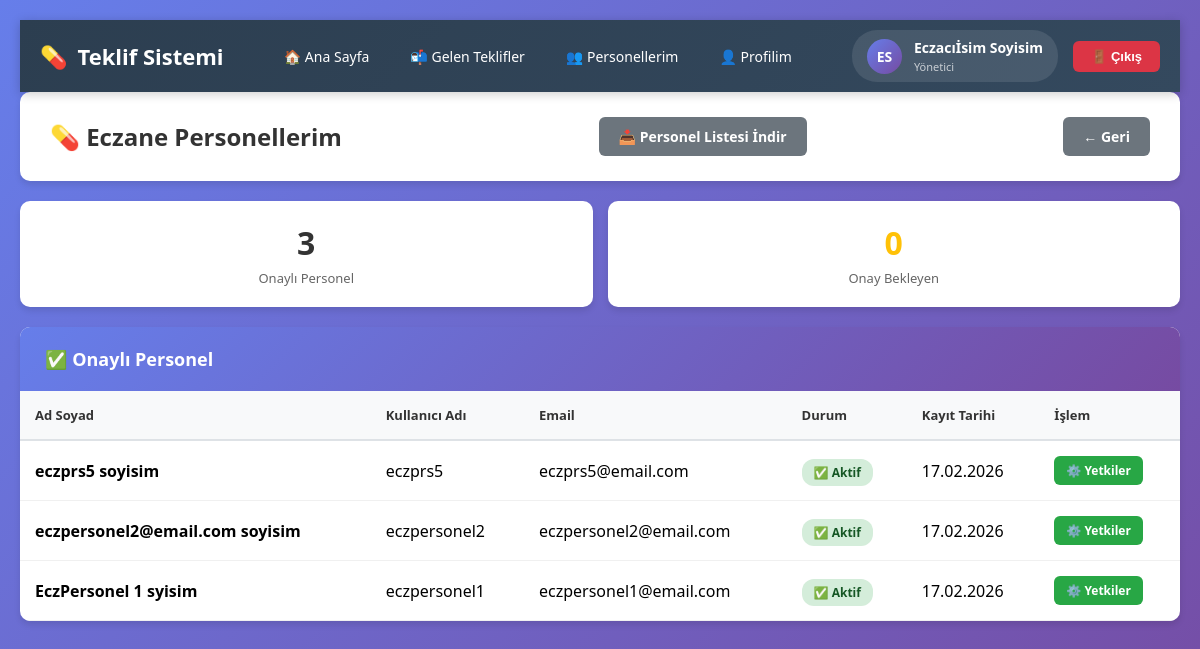
Screenshot of /accounts/pharmacist/staff/ (signed in) with the database file from the repository.
### accounts/models.py (models this page shows, shortened)
class User(AbstractUser):
    ROLE_CHOICES = (
        ("eczane", "Eczane"),
        ("firma", "Firma"),
    )
    role = models.CharField(
        max_length=10,
        choices=ROLE_CHOICES,
        default="firma",
    )
    is_approved = models.BooleanField(default=False)
    must_change_password = models.BooleanField(default=True)
    approved_by = models.ForeignKey(
        'self',
        on_delete=models.SET_NULL,
        null=True,
        blank=True,
        related_name='approved_users',
        verbose_name="Onaylayan",
        help_text="Bu kullanıcıyı kim onayladı?"
    )
    is_active_user = models.BooleanField(
        default=True,
        verbose_name="Aktif mi?",
        help_text="Pasif kullanıcılar sisteme giremez"
    )
    invitation_token = models.CharField(
        max_length=100,
        blank=True,
        null=True,
        unique=True,
        verbose_name="Davetiye Token",
        help_text="Personel kaydı için özel token"
    )
    invitation_expires = models.DateTimeField(
        null=True,
        blank=True,
        verbose_name="Davetiye Geçerlilik",
        help_text="Davetiye linkinin son kullanma tarihi"
    )
    invited_by = models.ForeignKey(
        'self',
        on_delete=models.SET_NULL,
        null=True,
        blank=True,
        related_name='invited_users',
        verbose_name="Davet Eden",
        help_text="Bu personeli kim davet etti?"
    )
    company_name = models.CharField(
        max_length=255,
        blank=True,
        null=True,
        verbose_name="Firma Tam Ünvanı"
    )
    company_tax_number = models.CharField(
        max_length=50,
        blank=True,
        null=True,
        verbose_name="Vergi No"
    )
    company_tax_office = models.CharField(
        max_length=255,
        blank=True,
        null=True,
        verbose_name="Vergi Dairesi"
    )
    company_address = models.TextField(
        blank=True,
        null=True,
        verbose_name="Firma Adresi"
    )
    company_phone = models.CharField(
        max_length=20,
        blank=True,
        null=True,
        verbose_name="Sabit Telefon"
    )
    company_mobile = models.CharField(
        max_length=20,
        blank=True,
        null=True,
        verbose_name="Mobil Telefon"
    )
    company_responsible_person = models.CharField(
        max_length=255,
        blank=True,
        null=True,
        verbose_name="Yetkili Kişi"
    )
    company_responsible_email = models.EmailField(
        blank=True,
        null=True,
        verbose_name="Yetkili Email"
    )
    pharmacy_name = models.CharField(
        max_length=255,
        blank=True,
        null=True,
        verbose_name="Eczane Adı"
    )
    pharmacist_name = models.CharField(
        max_length=255,
        blank=True,
        null=True,
        verbose_name="Eczacı Adı Soyadı"
    )
    pharmacy_tax_number = models.CharField(
        max_length=50,
        blank=True,
        null=True,
        verbose_name="Vergi No"
    )
    pharmacy_tax_office = models.CharField(
        max_length=255,
        blank=True,
        null=True,
        verbose_name="Vergi Dairesi"
    )
    pharmacy_address = models.TextField(
        blank=True,
        null=True,
        verbose_name="Eczane Adresi"
    )
    pharmacy_phone = models.CharField(
        max_length=20,
        blank=True,
        null=True,
        verbose_name="Sabit Telefon"
    )
    pharmacy_mobile = models.CharField(
        max_length=20,
        blank=True,
        null=True,
        verbose_name="Mobil Telefon"
    )
    pharmacy_license_number = models.CharField(
        max_length=50,
        blank=True,
        null=True,
        verbose_name="Ruhsat No"
    )
    pharmacy_email = models.EmailField(
        blank=True,
        null=True,
        verbose_name="Eczane Email",
        help_text="Personel bu email ile kayıt olabilir"
    )
    is_manager = models.BooleanField(
        default=False,
        verbose_name="Yönetici mi?",
        help_text="Firma için: Firma Yöneticisi | Eczane için: Eczacı"
    )
    can_create_offer = models.BooleanField(default=True, verbose_name="Teklif oluşturabilir")
    can_revise_offer = models.BooleanField(default=False,verbose_name="Teklif Revize Edebilir")
    can_edit_own_offer = models.BooleanField(default=True, verbose_name="Kendi tekliflerini düzenleyebilir")
    can_edit_all_offers = models.BooleanField(default=False, verbose_name="Tüm teklifleri düzenleyebilir")
    can_delete_own_offer = models.BooleanField(default=True, verbose_name="Kendi tekliflerini silebilir")
    can_delete_all_offers = models.BooleanField(default=False, verbose_name="Tüm teklifleri silebilir")
    can_send_offer = models.BooleanField(default=True, verbose_name="Teklif gönderebilir")
    can_view_all_offers = models.BooleanField(default=False, verbose_name="Tüm teklifleri görebilir")
    can_approve_high_value_offers = models.BooleanField(default=False, verbose_name="50K+ teklifleri onaylayabilir")
    can_invite_staff = models.BooleanField(default=False, verbose_name="Personel davet edebilir")
    can_manage_staff_permissions = models.BooleanField(default=False, verbose_name="Personel yetkilerini düzenleyebilir")
    can_activate_deactivate_staff = models.BooleanField(default=False, verbose_name="Personeli aktif/pasif yapabilir")
    can_promote_to_manager = models.BooleanField(default=False, verbose_name="Personeli yönetici yapabilir")
    can_view_reports = models.BooleanField(default=False, verbose_name="Raporları görebilir")
    can_view_financial_data = models.BooleanField(default=False, verbose_name="Finansal verileri görebilir")
    can_export_data = models.BooleanField(default=False, verbose_name="Veri dışa aktarabilir")
    can_approve_pharmacy_offers = models.BooleanField(default=True, verbose_name="Teklif onaylayabilir")
    can_reject_pharmacy_offers = models.BooleanField(default=True, verbose_name="Teklif reddedebilir")
    can_approve_high_value_pharmacy_offers = models.BooleanField(default=False, verbose_name="50K+ teklifleri onaylayabilir")
    can_update_product_prices = models.BooleanField(default=False, verbose_name="Ürün Fiyatlarını Güncelleyebilir")
    can_manage_products = models.BooleanField(
        default=False,
        verbose_name="Ürün Yönetebilir (Ekle/Düzenle)"
    )
    can_apply_discount = models.BooleanField(default=True, verbose_name="İskonto uygulayabilir")
    can_apply_high_discount = models.BooleanField(default=False, verbose_name="%20+ iskonto uygulayabilir")
    can_enter_invoice = models.BooleanField(default=True, verbose_name="Fatura bilgisi girebilir")
    can_approve_invoice_revision = models.BooleanField(default=False, verbose_name="Fatura revize onaylayabilir")
    can_edit_invoice = models.BooleanField(default=False, verbose_name="Fatura düzenleyebilir")
    can_approve_pharmacy_staff = models.BooleanField(default=False, verbose_name="Personel onaylayabilir")
    can_manage_pharmacy_staff = models.BooleanField(default=False, verbose_name="Personel yönetebilir")
    kvkk_accepted = models.BooleanField(
    default=False,
    verbose_name="KVKK Onayı"
    )
    kvkk_accepted_at = models.DateTimeField(
    null=True,
    blank=True,
    verbose_name="KVKK Onay Tarihi"
    )
    manager = models.ForeignKey(
        'self',
        on_delete=models.SET_NULL,
        null=True,
        blank=True,
        related_name='team_members',
        verbose_name="Bağlı Olduğu Yönetici",
        help_text="Bu personelin bağlı olduğu yönetici"
    )

### accounts/views.py (the view)
# urls.py: path("pharmacist/staff/", views.pharmacist_staff_list, name="pharmacist_staff_list"),
@login_required
def pharmacist_staff_list(request):
    staff = User.objects.filter(
        manager=request.user,
        role='eczane'
    ).order_by('-date_joined')
    pending_staff = staff.filter(is_approved=False)
    approved_staff = staff.filter(is_approved=True)
    return render(request, "accounts/pharmacist_staff_list.html", {
        "pending_staff": pending_staff,
        "approved_staff": approved_staff
    })

### accounts/templates/accounts/pharmacist_staff_list.html (shortened to what this page needs)
<!DOCTYPE html>
<html lang="tr">
<head>
</head>
<body>
    {% include 'includes/navbar.html' %}
    <div class="container">
        <div class="header">
            <h1>💊 Eczane Personellerim</h1>
            <a href="{% url 'export_staff_excel' %}" class="btn btn-secondary">📥 Personel Listesi İndir</a>
            <a href="{% url 'pharmacy_inbox' %}" class="btn btn-secondary">← Geri</a>
        </div>
        <div class="stats-grid">
            <div class="stat-card">
                <div class="stat-number">{{ approved_staff.count }}</div>
                <div class="stat-label">Onaylı Personel</div>
            </div>
            <div class="stat-card">
                <div class="stat-number" style="color:#ffc107;">{{ pending_staff.count }}</div>
                <div class="stat-label">Onay Bekleyen</div>
            </div>
        </div>
        <div class="section">
            <div class="section-header">✅ Onaylı Personel</div>
            {% if approved_staff %}
            <table class="table">
                <thead>
                    <tr>
                        <th>Ad Soyad</th>
                        <th>Kullanıcı Adı</th>
                        <th>Email</th>
                        <th>Durum</th>
                        <th>Kayıt Tarihi</th>
                        <th>İşlem</th>
                    </tr>
                </thead>
                <tbody>
                    {% for staff in approved_staff %}
                    <tr>
                        <td><strong>{{ staff.get_full_name }}</strong></td>
                        <td>{{ staff.username }}</td>
                        <td>{{ staff.email }}</td>
                        <td>
                            {% if staff.is_active_user %}
                                <span class="badge badge-success">✅ Aktif</span>
                            {% else %}
                                <span class="badge badge-warning">⏸️ Pasif</span>
                            {% endif %}
                        </td>
                        <td>{{ staff.date_joined|date:"d.m.Y" }}</td>
                        <td>
                            <a href="{% url 'edit_staff_permissions' staff.id %}" class="btn-approve" style="text-decoration:none; display:inline-block;">
                                ⚙️ Yetkiler
                            </a>
                        </td>
                    </tr>
                    {% endfor %}
                </tbody>
            </table>
            {% else %}
            <div class="empty-state">
                <div class="empty-icon">👥</div>
                <h3>Henüz onaylı personel yok</h3>
                <p>Onay bekleyen personelleri yukarıdan onaylayabilirsiniz.</p>
            </div>
            {% endif %}
        </div>
    </div>
</body>
</html>

### templates/includes/navbar.html (shortened to what this page needs)
<nav class="global-navbar">
    <div class="navbar-container">
        <div class="navbar-brand">
            <a href="{% url 'redirect_after_login' %}">
                <span>💊</span>
                <span>Teklif Sistemi</span>
            </a>
        </div>
        <ul class="navbar-menu" id="navbarMenu">
            {% if user.is_authenticated %}
                {% if user.is_superuser or user.is_staff %}
                    <li><a href="{% url 'admin_dashboard' %}">🏠 Admin Dashboard</a></li>
                    <li><a href="{% url 'admin_users' %}">👥 Kullanıcılar</a></li>
                    <li><a href="/admin/">⚙️ Django Admin</a></li>
                {% elif user.role == 'eczane' %}
                    <li><a href="{% url 'pharmacy_dashboard' %}">🏠 Ana Sayfa</a></li>
                    <li><a href="{% url 'pharmacy_inbox' %}">📬 Gelen Teklifler</a></li>
                    {% if user.is_manager %}
                        <li><a href="{% url 'pharmacist_staff_list' %}">👥 Personellerim</a></li>
                    {% endif %}
                    <li><a href="{% url 'profile' %}">👤 Profilim</a></li>
                {% endif %}
            {% endif %}
        </ul>
        {% if user.is_authenticated %}
        <div class="navbar-user">
            <div class="user-info">
                <div class="user-avatar">
                    {{ user.first_name|first|default:user.username|first }}{{ user.last_name|first }}
                </div>
                <div class="user-details">
                    <div class="user-name">{{ user.get_full_name|default:user.username }}</div>
                    <div class="user-role">
                        {% if user.is_superuser %}Süper Admin
                        {% elif user.is_manager %}Yönetici
                        {% elif user.role == 'firma' %}Firma Personeli
                        {% elif user.role == 'eczane' %}Eczane Personeli
                        {% endif %}
                    </div>
                </div>
            </div>
            <form method="post" action="{% url 'logout' %}" style="margin:0;">
                <button type="submit" class="logout-btn">🚪 Çıkış</button>
            </form>
        </div>
        {% endif %}
    </div>
</nav>

### rows the page displays
User: first_name|first "E", last_name|first "S", get_full_name "Eczacıİsim Soyisim"
User: get_full_name "eczprs5 soyisim", username "eczprs5", email "eczprs5@email.com", is_active_user "✅ Aktif", date_joined "17.02.2026"
User: get_full_name "eczpersonel2@email.com soyisim", username "eczpersonel2", email "eczpersonel2@email.com", is_active_user "✅ Aktif", date_joined "17.02.2026"
User: get_full_name "EczPersonel 1 syisim", username "eczpersonel1", email "eczpersonel1@email.com", is_active_user "✅ Aktif", date_joined "17.02.2026"

### other values shown
{{ approved_staff.count }} "3"
{{ pending_staff.count }} "0"
